Frame 1 (no input): blank canvas, image omitted
Frame 60 (no input): blank canvas, image omitted
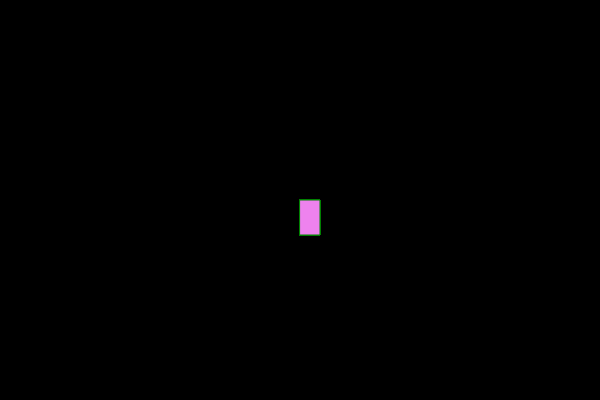
Frame 120 (the mouse pressed at the canvas centre since frame 60)

The p5.js sketch whose frames 1 and 60 were blank and that drew this single picture after the mouse press (run headless with seeded random() and noise() and a simulated clock; from frame 60 on, the mouse is pressed at the canvas centre):

// p5.js sketch
// ── sketch.js
function setup() {
    createCanvas(600, 400);
     background('black');
  }
  
  function draw() { 
    stroke('green');
    fill('violet');
    
    if(mouseIsPressed){
      rect(mouseX, mouseY, 20, 35)
    }
  } 
